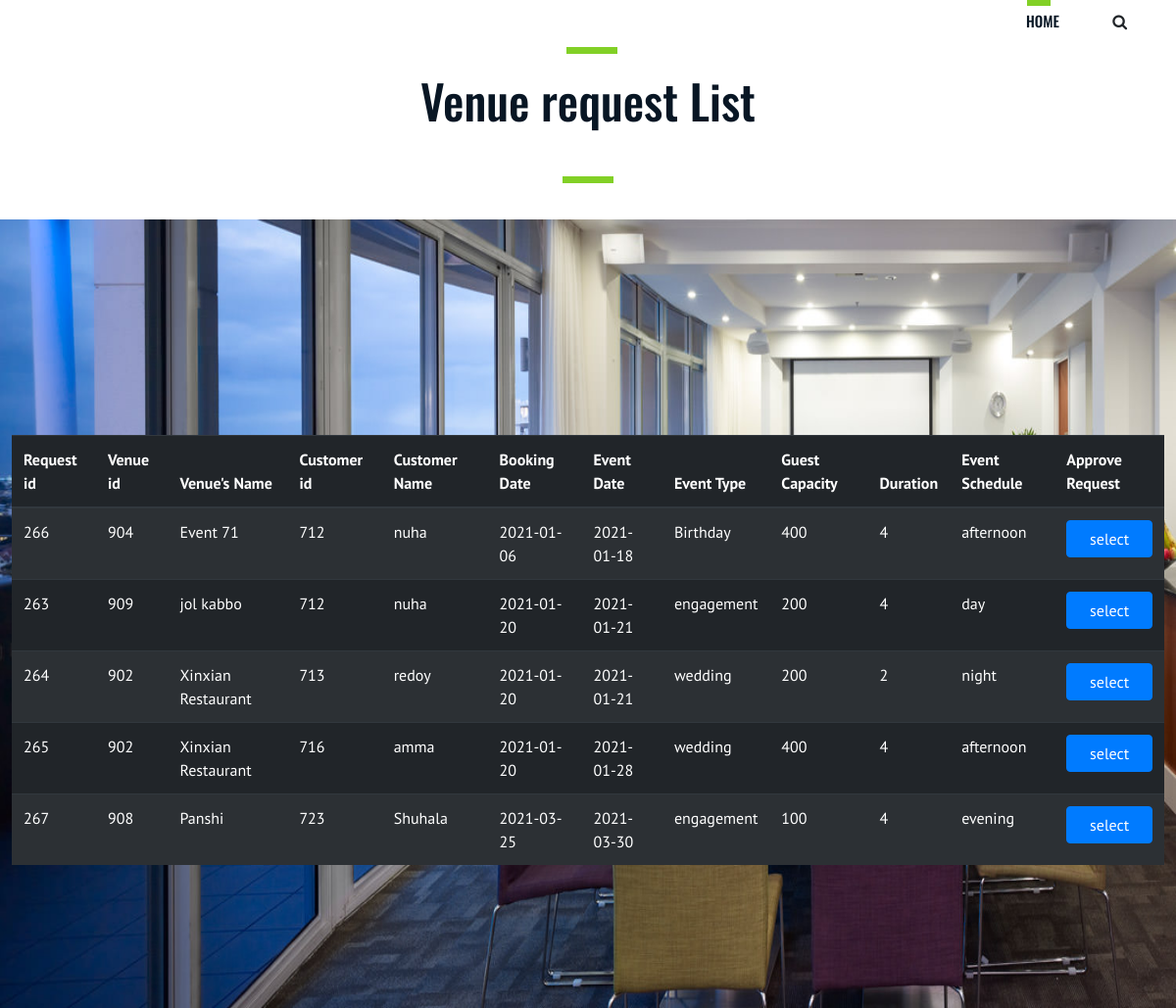
/my1/vnreq_app.php, run on the app's committed database.
### tables this page shows
CREATE TABLE `venue_request` (
  `request_id` int(10) NOT NULL,
  `customer_id` int(10) NOT NULL,
  `venue_id` int(10) NOT NULL,
  `booking_date` date NOT NULL,
  `event_date` date NOT NULL,
  `event_type` varchar(255) NOT NULL,
  `guest_capacity` int(20) NOT NULL,
  `duration` varchar(30) NOT NULL,
  `event_schedule` varchar(200) NOT NULL
);

CREATE TABLE `venues` (
  `venue_id` int(10) NOT NULL,
  `name` text NOT NULL,
  `type` text NOT NULL,
  `location` text NOT NULL,
  `hourly_cost` int(100) NOT NULL,
  `dimensions` varchar(30) DEFAULT NULL,
  `availability` text DEFAULT NULL,
  `contact` text NOT NULL,
  `max_capacity` int(10) NOT NULL,
  `venue_schedule` text DEFAULT NULL
);

CREATE TABLE `customers` (
  `customer_id` int(10) NOT NULL,
  `name` varchar(100) NOT NULL,
  `address` varchar(255) DEFAULT NULL,
  `contact` char(11) NOT NULL,
  `email` varchar(30) NOT NULL,
  `cus_username` varchar(10) DEFAULT NULL,
  `cus_password` varchar(10) DEFAULT NULL
);

### my1/vnreq_app.php (the view, shortened to what this page needs)
<!DOCTYPE html>
<html lang="zxx">
<head>
    <link rel="stylesheet" href="css/bootstrap.min.css" type="text/css">
    <link rel="stylesheet" href="css/font-awesome.min.css" type="text/css">
    <link rel="stylesheet" href="css/flaticon.css" type="text/css">
    <link rel="stylesheet" href="css/owl.carousel.min.css" type="text/css">
    <link rel="stylesheet" href="css/magnific-popup.css" type="text/css">
    <link rel="stylesheet" href="css/slicknav.min.css" type="text/css">
    <link rel="stylesheet" href="css/style.css" type="text/css">
</head>
<body>
    <header class="header-section">
        <div class="container-fluid">
            <div class="inner-header">
                <div class="row">
                    <div class="col-lg-2 col-md-2">
                        <div class="logo">
                        </div>
                    </div>
                    <div class="col-lg-10 col-md-10">
                        <nav class="main-menu mobile-menu">
                            <ul class="srch">
                                <li><a href="adminpage.php">Home</a></li>
                                <li class=" search-trigger"><i class="fa fa-search"></i></li>
                            </ul>
                        </nav>
                    </div>
                </div>
            </div>
        </div>
    </header>
    <section class="contact-section spad">
        <div class="container">
            <div align="center">
            <div class="row">
                <div class="col-lg-12">
                    <div class="contact-text">
                        <div class="section-title">
                            <h2>Venue request List</h2>
                        </div>
                    </div>
                </div>
            </div>
          </div>
        </div>
    </section>
    <div class="classes-time-section spad set-bg" data-setbg="img/events-6.jpg">
        <div class="container">
            <div class="row">
              <table class="table table-striped table-dark">
  <thead>
    <tr>
    <th>Request id</th>
    <th>Venue id</th>
    <th>Venue's Name</th>
    <th>Customer id</th>
    <th>Customer Name</th>
    <th>Booking Date</th>
    <th>Event Date</th>
    <th>Event Type</th>
    <th>Guest Capacity</th>
    <th>Duration</th>
    <th>Event Schedule</th>
    <th>Approve Request</th>
    </tr>
  </thead>
  <tbody>
    <?php
         include 'db.php';
       try{
           $con = new PDO("mysql:host=$host;dbname=$database", $username, $password);
           $stmt="SELECT vr.request_id, vr.venue_id, vn.name, vr.customer_id, cus.name, vr.booking_date, vr.event_date, vr.event_type, vr.guest_capacity, vr.duration, vr.event_schedule
                  FROM venues as vn,customers as cus,venue_request as vr
                  WHERE vr.customer_id = cus.customer_id and vr.venue_id = vn.venue_id
                  ORDER BY vr.event_date";
           $returnobject=$con->query($stmt);
           $table=$returnobject->fetchAll(PDO::FETCH_NUM);
           foreach($table as $row){
              echo "<tr> <td>"
                  . $row[0]. "</td><td>"
                  . $row[1]. "</td><td>"
                  . $row[2]. "</td><td>"
                  . $row[3]. "</td><td>"
                  . $row[4]. "</td><td>"
                  . $row[5]. "</td><td>"
                  . $row[6]. "</td><td>"
                  . $row[7]. "</td><td>"
                  . $row[8]. "</td><td>"
                  . $row[9]. "</td><td>"
                  . $row[10]. "</td><td>"
                  ?><a class="btn btn-primary btn-block" href="delvnr.php?id=<?php echo $row[0] ?>&id1=<?php echo $row[1] ?>&id2=<?php echo $row[2] ?>&id3=<?php echo $row[3] ?>&id4=<?php echo $row[4] ?>&id5=<?php echo $row[5] ?>&id6=<?php echo $row[6] ?>&id7=<?php echo $row[7] ?>&id8=<?php echo $row[8] ?>&id9=<?php echo $row[9] ?>&id10=<?php echo $row[10] ?>">select</a><?php "</td></tr>" ;
           }
       }
       catch(PDOException $ex){
           echo "<script>window.location.assign('index.php?status=dberror')</script>";
       }
   ?>
  </tbody>
</table>
            </div>
        </div>
    </div>
</body>
</html>

### my1/css/style.css (style rules this page uses)
html, body { height: 100%; font-family: "PT Sans", sans-serif; -webkit-font-smoothing: antialiased; font-smoothing: antialiased; background: none; }
h1, h2, h3, h4, h5, h6 { margin: 0; color: #111111; font-weight: 500; font-family: "Oswald", sans-serif; }
h2 { font-size: 36px; }
ul, ol { padding: 0; margin: 0; }
.section-title { margin-bottom: 76px; }
.section-title h2 { color: #081624; font-size: 48px; font-weight: 500; line-height: 50px; position: relative; }
.section-title h2:after { position: absolute; left: 551px; top: -30px; width: 52px; height: 7px; background: #82D026; content: ""; right: 0; margin: 0 auto; }
.set-bg { background-repeat: no-repeat; background-size: 100% 100%; background-position: top center; }
.spad { padding-top: 100px; padding-bottom: 12px; }
.inner-header .logo { float: left; padding-top: 2px; padding-left: 39px; }
.inner-header .main-menu { float: right; margin-right: -15px; }
.inner-header .main-menu ul li { list-style: none; display: inline-block; margin-right: 30px; }
.inner-header .main-menu ul li a { font-size: 15px; font-family: "Oswald", sans-serif; font-weight: 500; color: #081624; text-transform: uppercase; padding: 36px 20px; position: relative; z-index: 1; }
.inner-header .main-menu ul li a:after { position: absolute; left: 21px; top: 25px; width: 24px; height: 7px; background: #82D026; content: ""; }
.classes-time-section { padding-top: 220px; padding-bottom: 130px; }
.contact-section { padding-top: 52px; }
.contact-text .section-title { margin-bottom: 84px; }
.contact-text .section-title h2 { margin-bottom: 35px; }
.contact-text .section-title h2:after { margin: 0; }
@media (min-width: 1200px) { .container { max-width: 1176px; } }

### my1/vnreq_app.php (style rules this page uses)
.srch { float: right; height: 10px; left: 942px; bottom: 46px; padding: 10px 20px; }

### data on the page
venue_request: request_id "266", venue "904", venue.name "Event 71", customer "712", customer.name "nuha", booking_date "2021-01-06", event_date "2021-01-18", event_type "Birthday", guest_capacity "400", duration "4", event_schedule "afternoon"
venue_request: request_id "263", venue "909", venue.name "jol kabbo", customer "712", customer.name "nuha", booking_date "2021-01-20", event_date "2021-01-21", event_type "engagement", guest_capacity "200", duration "4", event_schedule "day"
venue_request: request_id "264", venue "902", venue.name "Xinxian Restaurant", customer "713", customer.name "redoy", booking_date "2021-01-20", event_date "2021-01-21", event_type "wedding", guest_capacity "200", duration "2", event_schedule "night"
venue_request: request_id "265", venue "902", venue.name "Xinxian Restaurant", customer "716", customer.name "amma", booking_date "2021-01-20", event_date "2021-01-28", event_type "wedding", guest_capacity "400", duration "4", event_schedule "afternoon"
venue_request: request_id "267", venue "908", venue.name "Panshi", customer "723", customer.name "Shuhala", booking_date "2021-03-25", event_date "2021-03-30", event_type "engagement", guest_capacity "100", duration "4", event_schedule "evening"
